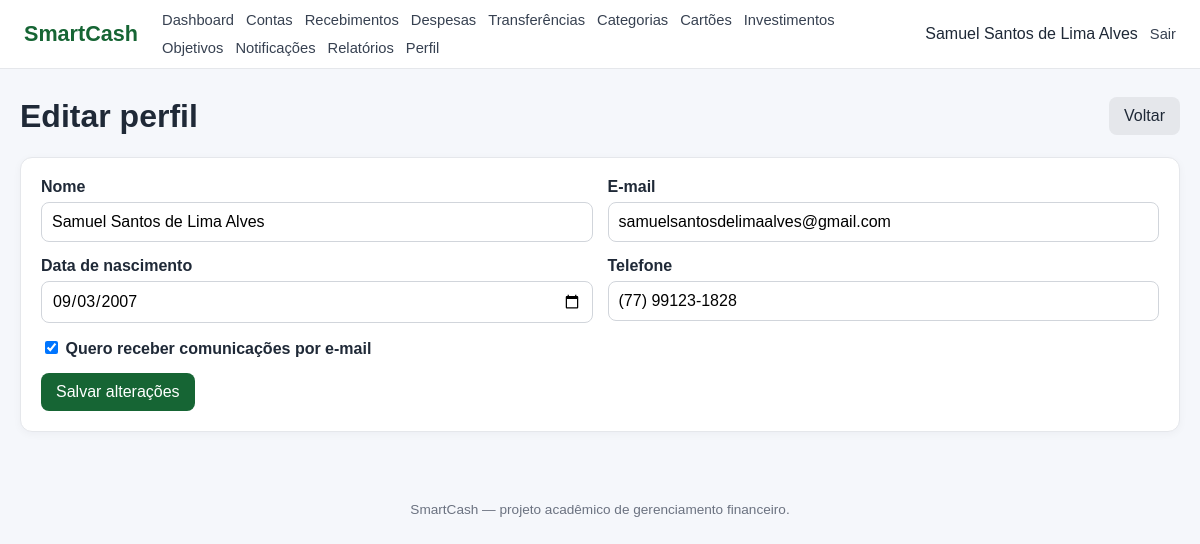
Page /usuario/editar.php (signed in) on the committed database.
### tables this page shows
CREATE TABLE `usuario` (
  `id_usuario` int NOT NULL,
  `nome` varchar(100) NOT NULL,
  `email` varchar(150) NOT NULL,
  `senha` varchar(255) NOT NULL,
  `data_nascimento` date NOT NULL,
  `telefone` varchar(20) DEFAULT NULL,
  `data_cadastro` datetime NOT NULL DEFAULT CURRENT_TIMESTAMP,
  `receber_email` tinyint(1) NOT NULL DEFAULT '1'
);

### includes/functions.php (called while the page is built, shortened)
<?php
function e(mixed $value): string
{
    return htmlspecialchars(
        (string)($value ?? ''),
        ENT_QUOTES,
        'UTF-8'
    );
}
function db(): PDO
{
    global $pdo;
    return $pdo;
}

### usuario/editar.php (the view, shortened to what this page needs)
<?php
require_once __DIR__ . '/../config/database.php';
require_once __DIR__ . '/../includes/functions.php';
$uid = usuarioLogado();
$stmt = db()->prepare(
    'SELECT
        nome,
        email,
        data_nascimento,
        telefone,
        receber_email
     FROM USUARIO
     WHERE id_usuario = :id'
);
$stmt->execute([
    'id' => $uid
]);
$usuario = $stmt->fetch(PDO::FETCH_ASSOC);
require __DIR__ . '/../includes/header.php';
?>
<div class="page-header">
    <h1>Editar perfil</h1>
    <a class="btn btn-secondary" href="perfil.php">
        Voltar
    </a>
</div>
<div class="form-card">
    <form method="post">
        <div class="form-row">
            <div class="form-group">
                <label for="nome">
                    Nome
                </label>
                <input
                    id="nome"
                    name="nome"
                    maxlength="150"
                    required
                    value="<?= e(
                        $_POST['nome']
                        ?? $usuario['nome']
                    ) ?>"
                >
            </div>
            <div class="form-group">
                <label for="email">
                    E-mail
                </label>
                <input
                    id="email"
                    name="email"
                    type="email"
                    required
                    value="<?= e(
                        $_POST['email']
                        ?? $usuario['email']
                    ) ?>"
                >
            </div>
        </div>
        <div class="form-row">
            <div class="form-group">
                <label for="data_nascimento">
                    Data de nascimento
                </label>
                <input
                    id="data_nascimento"
                    name="data_nascimento"
                    type="date"
                    required
                    value="<?= e(
                        $_POST['data_nascimento']
                        ?? $usuario['data_nascimento']
                    ) ?>"
                >
            </div>
            <div class="form-group">
                <label for="telefone">
                    Telefone
                </label>
                <input
                    id="telefone"
                    name="telefone"
                    maxlength="30"
                    value="<?= e(
                        $_POST['telefone']
                        ?? ($usuario['telefone'] ?? '')
                    ) ?>"
                >
            </div>
        </div>
        <div class="form-group">
            <label class="checkbox">
                <input
                    type="checkbox"
                    name="receber_email"
                    value="1"
                    <?= (
                        isset($_POST['receber_email'])
                        || (
                            $_SERVER['REQUEST_METHOD'] !== 'POST'
                            && (int) $usuario['receber_email'] === 1
                        )
                    ) ? 'checked' : '' ?>
                >
                Quero receber comunicações por e-mail
            </label>
        </div>
        <button class="btn">
            Salvar alterações
        </button>
    </form>
</div>
<?php
require __DIR__ . '/../includes/footer.php';
?>

### assets/css/style.css (style rules this page uses)
* { box-sizing: border-box; }
body { margin: 0; font-family: Arial, Helvetica, sans-serif; background: #f5f7fb; color: #1f2937; }
a { color: #166534; text-decoration: none; }
.page-header { display: flex; justify-content: space-between; align-items: center; gap: 16px; margin-bottom: 22px; }
.page-header h1 { margin: 0; }
.card, .table-card, .form-card { background: #fff; border: 1px solid #e5e7eb; border-radius: 12px; padding: 20px; box-shadow: 0 2px 8px rgba(15, 23, 42, .04); }
.btn, .button, button { display: inline-block; border: 0; border-radius: 8px; padding: 10px 15px; text-decoration: none; cursor: pointer; font-weight: 600; background: #166534; color: #fff; font: inherit; }
.btn-secondary, .secondary { background: #e5e7eb; color: #1f2937; }
.form-group { margin-bottom: 15px; }
.form-group label { display: block; font-weight: 600; margin-bottom: 6px; }
.form-group input, .form-group select, .form-group textarea { width: 100%; padding: 10px; border: 1px solid #d1d5db; border-radius: 8px; background: #fff; font: inherit; }
.form-row { display: grid; grid-template-columns: repeat(2, minmax(0, 1fr)); gap: 15px; }
.checkbox { flex-direction: row; align-items: center; }
.checkbox input { width: auto; }

### rows in the picture
usuario: nome "Samuel Santos de Lima Alves", email "samuelsantosdelimaalves@gmail.com", data_nascimento "09/03/2007", telefone "(77) 99123-1828", receber_email "☑"

### other values in the picture
$userName "Samuel Santos de Lima Alves"
